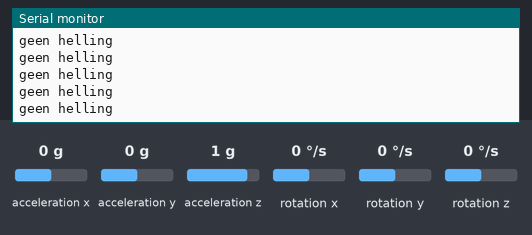
Recording of a sketch running on a simulated Arduino Leonardo, built with avr-gcc and run on an emulated ATmega32U4. Parts: the last lines printed to the serial monitor. Inputs (shaded band) come from the test bench; at power-on: acceleration x 0 g, acceleration y 0 g, acceleration z 1 g, rotation x 0 °/s, rotation y 0 °/s, rotation z 0 °/s.

Above: at 1.2 s.
1.3 s: acceleration x set to -1.4 g
At 1.33 s:
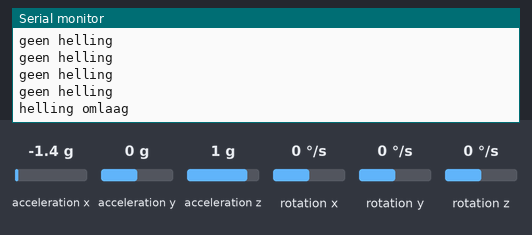
3.2 s: acceleration x set to 0.8 g
At 3.26 s:
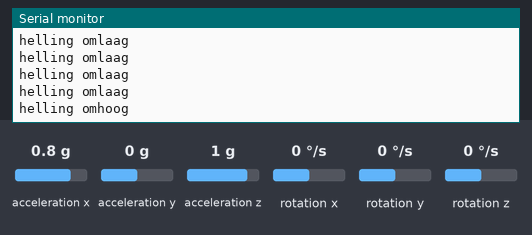

The sketch:

Zumo.ino
```cpp
#include <Wire.h>
#include "HellingSensor.h"

HellingSensor Gyro;

void setup()
{
    // put your setup code here, to run once:
    Serial.begin(9600);
    Serial1.println("BOOT");

    Wire.begin();

}

void loop()
{
    Gyro.leesHelling();
    delay(100);
}

/*
 * z is whatever
 * x is front
 * y is sides
 * rechtop is tussen -20 en 20
 * helling op is >20
 * helling af 01 <-20
 */
```

HellingSensor.cpp
```cpp
#include <Zumo32U4.h>
#include "HellingSensor.h"

Zumo32U4IMU sensor;

HellingSensor::HellingSensor() {
    sensor.init();
    sensor.enableDefault();
}

void HellingSensor::leesHelling() {
    sensor.readAcc();
    int x = sensor.a.x / 100;
    if (x > 30) {
        Serial.println("helling omhoog");
    }
    else if (x < -30) {
        Serial.println("helling omlaag");
    }
    else {
        Serial.println("geen helling");
    }

}
```

HellingSensor.h
```cpp
class HellingSensor {
    public:
        HellingSensor();
        void leesHelling();

    private:

};
```

Measured:
- after the input at 1.3 s, the serial monitor: prints a new line at once (image 1)
- after the input at 3.2 s, the serial monitor: prints a new line after 0.06 s (image 2)
